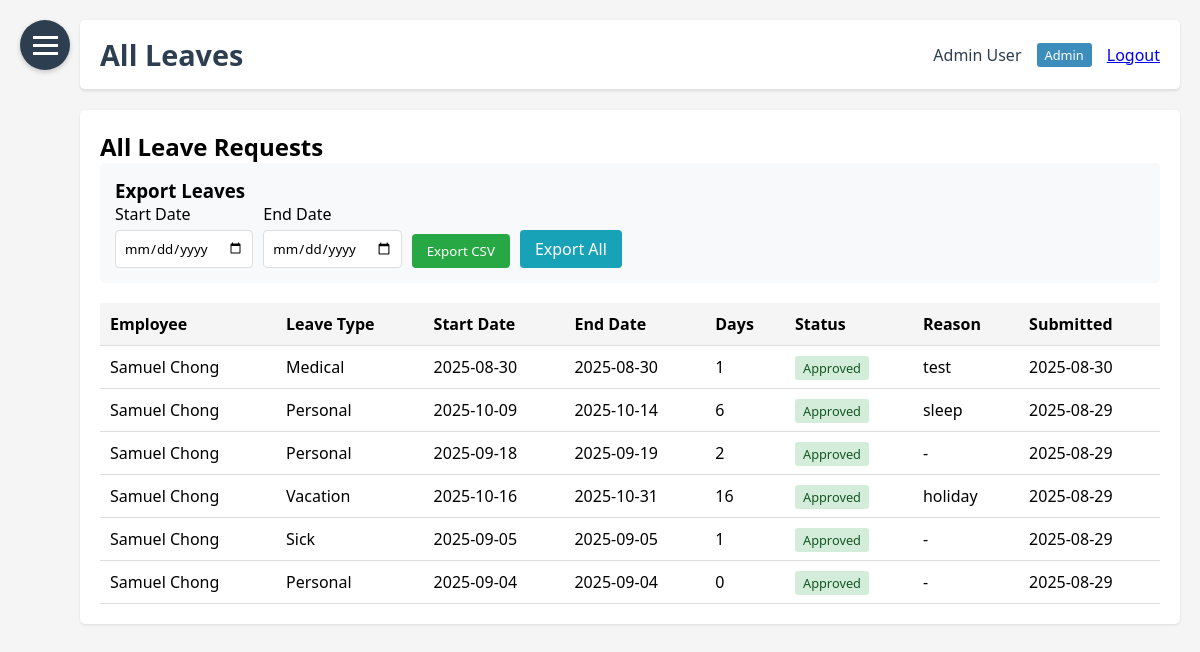
Page /all_leaves (signed in) on the earlier database version.
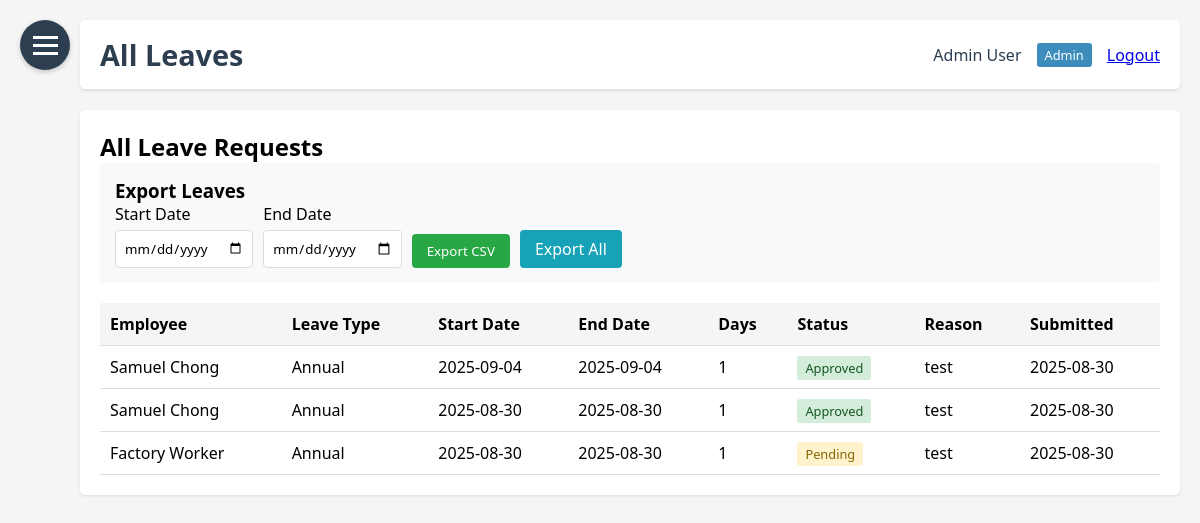
Same page on the later database version.
### HerculesSystem.py (models this page shows, shortened)
class Employee(UserMixin, db.Model):
    id = db.Column(db.Integer, primary_key=True)
    username = db.Column(db.String(80), unique=True, nullable=False)
    password = db.Column(db.String(120), nullable=False)
    full_name = db.Column(db.String(120), nullable=False)
    email = db.Column(db.String(120), unique=True, nullable=False)
    department = db.Column(db.String(80))
    position = db.Column(db.String(80))
    hire_date = db.Column(db.Date)
    is_admin = db.Column(db.Boolean, default=False)
    user_type = db.Column(db.String(20), default='employee')  # admin, supervisor, office, factory

class LeaveRequest(db.Model):
    id = db.Column(db.Integer, primary_key=True)
    employee_id = db.Column(db.Integer, db.ForeignKey('employee.id'), nullable=False)
    start_date = db.Column(db.Date, nullable=False)
    end_date = db.Column(db.Date, nullable=False)
    leave_type = db.Column(db.String(50), nullable=False)
    compassionate_type = db.Column(db.String(50))  # For compassionate leave sub-type
    reason = db.Column(db.Text)
    attachment_filename = db.Column(db.String(255))  # Store filename
    status = db.Column(db.String(20), default='pending')
    days_requested = db.Column(db.Integer, nullable=False)
    created_at = db.Column(db.DateTime, default=datetime.utcnow)
    approved_at = db.Column(db.DateTime)
    employee = db.relationship('Employee', backref=db.backref('leave_requests', lazy=True))

### HerculesSystem.py (the view)
@app.route('/all_leaves')
@login_required
def all_leaves():
    if current_user.user_type not in ['admin', 'supervisor']:
        flash('You do not have permission to view all leaves.', 'danger')
        return redirect(url_for('leaves'))
    all_requests = LeaveRequest.query.order_by(LeaveRequest.created_at.desc()).all()
    return render_template('all_leaves.html', all_requests=all_requests)

### HerculesSystem.py (called while the page is built)
@login_manager.user_loader
def load_user(user_id):
    return db.session.get(Employee, int(user_id))

@app.context_processor
def inject_now():
    return {'now': datetime.utcnow()}

@app.before_request
def before_request():
    if request.url.startswith('https://'):
        new_url = request.url.replace('https://', 'http://', 1)
        return redirect(new_url, code=301)

### templates/all_leaves.html (shortened to what this page needs)
{% extends "base.html" %}
{% block header %}All Leaves{% endblock %}
{% block content %}
<h2>All Leave Requests</h2>
<div style="background: #f8f9fa; padding: 15px; border-radius: 5px; margin-bottom: 20px;">
    <h3>Export Leaves</h3>
    <form method="GET" action="{{ url_for('export_leaves') }}">
        <div style="display: flex; gap: 10px; align-items: center; flex-wrap: wrap;">
            <div>
                <label for="start_date" style="display: block; margin-bottom: 5px;">Start Date</label>
                <input type="date" id="start_date" name="start_date" style="padding: 8px; border: 1px solid #ddd; border-radius: 4px;">
            </div>
            <div>
                <label for="end_date" style="display: block; margin-bottom: 5px;">End Date</label>
                <input type="date" id="end_date" name="end_date" style="padding: 8px; border: 1px solid #ddd; border-radius: 4px;">
            </div>
            <div style="align-self: end;">
                <button type="submit" style="background: #28a745; color: white; padding: 8px 15px; border: none; border-radius: 4px; cursor: pointer;">
                    Export CSV
                </button>
            </div>
            <div style="align-self: end;">
                <a href="{{ url_for('export_leaves') }}" style="background: #17a2b8; color: white; padding: 8px 15px; border: none; border-radius: 4px; text-decoration: none; display: inline-block;">
                    Export All
                </a>
            </div>
        </div>
    </form>
</div>
{% if all_requests %}
<table style="width: 100%; border-collapse: collapse; margin-top: 20px;">
    <thead>
        <tr style="background: #f5f5f5;">
            <th style="padding: 10px; text-align: left; border-bottom: 1px solid #ddd;">Employee</th>
            <th style="padding: 10px; text-align: left; border-bottom: 1px solid #ddd;">Leave Type</th>
            <th style="padding: 10px; text-align: left; border-bottom: 1px solid #ddd;">Start Date</th>
            <th style="padding: 10px; text-align: left; border-bottom: 1px solid #ddd;">End Date</th>
            <th style="padding: 10px; text-align: left; border-bottom: 1px solid #ddd;">Days</th>
            <th style="padding: 10px; text-align: left; border-bottom: 1px solid #ddd;">Status</th>
            <th style="padding: 10px; text-align: left; border-bottom: 1px solid #ddd;">Reason</th>
            <th style="padding: 10px; text-align: left; border-bottom: 1px solid #ddd;">Submitted</th>
        </tr>
    </thead>
    <tbody>
        {% for request in all_requests %}
        <tr>
            <td style="padding: 10px; border-bottom: 1px solid #ddd;">{{ request.employee.full_name }}</td>
            <td style="padding: 10px; border-bottom: 1px solid #ddd;">{{ request.leave_type|title }}</td>
            <td style="padding: 10px; border-bottom: 1px solid #ddd;">{{ request.start_date.strftime('%Y-%m-%d') }}</td>
            <td style="padding: 10px; border-bottom: 1px solid #ddd;">{{ request.end_date.strftime('%Y-%m-%d') }}</td>
            <td style="padding: 10px; border-bottom: 1px solid #ddd;">{{ request.days_requested }}</td>
            <td style="padding: 10px; border-bottom: 1px solid #ddd;">
                <span style="
                    padding: 3px 8px;
                    border-radius: 3px;
                    font-size: 0.8rem;
                    {% if request.status == 'approved' %}
                        background: #d4edda; color: #155724;
                    {% elif request.status == 'rejected' %}
                        background: #f8d7da; color: #721c24;
                    {% else %}
                        background: #fff3cd; color: #856404;
                    {% endif %}
                ">
                    {{ request.status|title }}
                </span>
            </td>
            <td style="padding: 10px; border-bottom: 1px solid #ddd;">{{ request.reason|truncate(30) }}</td>
            <td style="padding: 10px; border-bottom: 1px solid #ddd;">{{ request.created_at.strftime('%Y-%m-%d') }}</td>
        </tr>
        {% endfor %}
    </tbody>
</table>
{% else %}
<p>No leave requests found.</p>
{% endif %}
{% endblock %}

### templates/base.html (shortened to what this page needs)
<!DOCTYPE html>
<html lang="en">
<head>
</head>
<body>
    <div class="hamburger-menu" id="hamburgerMenu">
        <span></span>
    </div>
    <div class="main-content" id="mainContent">
        <div class="header">
            <h1>{% block header %}HR Nexus{% endblock %}</h1>
            <div class="user-info">
                {% if current_user.is_authenticated %}
                <span>{{ current_user.full_name }}</span>
                {% if current_user.is_admin %}
                <span style="background: #3c8dbc; color: white; padding: 3px 8px; border-radius: 3px; font-size: 0.8rem;">Admin</span>
                {% endif %}
                <a href="{{ url_for('logout') }}">Logout</a>
                {% else %}
                <a href="{{ url_for('login') }}">Login</a>
                {% endif %}
            </div>
        </div>
        <div class="content">
            {% block content %}{% endblock %}
        </div>
    </div>
</body>
</html>

### templates/base.html (style rules this page uses)
* { margin: 0; padding: 0; box-sizing: border-box; font-family: 'Segoe UI', Tahoma, Geneva, Verdana, sans-serif; }
body { display: flex; min-height: 100vh; background-color: #f5f5f5; }
.hamburger-menu { position: fixed; top: 20px; left: 20px; z-index: 1000; cursor: pointer; background: #2c3e50; border-radius: 50%; width: 50px; height: 50px; display: flex; align-items: center; justify-content: center; box-shadow: 0 2px 5px rgba(0,0,0,0.2); }
.hamburger-menu span { display: block; width: 25px; height: 3px; background: #fff; position: relative; transition: all 0.3s; }
.hamburger-menu span:before, .hamburger-menu span:after { content: ''; position: absolute; width: 25px; height: 3px; background: #fff; transition: all 0.3s; }
.hamburger-menu span:before { top: -8px; }
.hamburger-menu span:after { top: 8px; }
.main-content { flex: 1; padding: 20px; margin-left: 0; transition: margin-left 0.3s ease; padding-left: 80px; }
.header { background: #fff; padding: 15px 20px; border-bottom: 1px solid #e0e0e0; display: flex; justify-content: space-between; align-items: center; margin-bottom: 20px; border-radius: 5px; box-shadow: 0 1px 3px rgba(0,0,0,0.1); }
.header h1 { font-size: 1.8rem; color: #2c3e50; }
.user-info { display: flex; align-items: center; }
.user-info span { margin-right: 15px; color: #2c3e50; }
.content { background: #fff; padding: 20px; border-radius: 5px; box-shadow: 0 1px 3px rgba(0,0,0,0.1); }

Differences in the rows shown:
removed LeaveRequest: employee.full_name "Samuel Chong", leave_type "Medical", start_date "2025-08-30", end_date "2025-08-30", days_requested "1", status "Approved", reason "test", created_at "2025-08-30"
removed LeaveRequest: employee.full_name "Samuel Chong", leave_type "Personal", start_date "2025-10-09", end_date "2025-10-14", days_requested "6", status "Approved", reason "sleep", created_at "2025-08-29"
removed LeaveRequest: employee.full_name "Samuel Chong", leave_type "Personal", start_date "2025-09-18", end_date "2025-09-19", days_requested "2", status "Approved", reason "-", created_at "2025-08-29"
removed LeaveRequest: employee.full_name "Samuel Chong", leave_type "Personal", start_date "2025-09-04", end_date "2025-09-04", days_requested "0", status "Approved", reason "-", created_at "2025-08-29"
changed LeaveRequest (number 1 of 3 on the later page): leave_type "Vacation" → "Annual"; start_date "2025-10-16" → "2025-09-04"; end_date "2025-10-31" → "2025-09-04"; days_requested "16" → "1"; reason "holiday" → "test"; created_at "2025-08-29" → "2025-08-30"
changed LeaveRequest (number 2 of 3 on the later page): leave_type "Sick" → "Annual"; start_date "2025-09-05" → "2025-08-30"; end_date "2025-09-05" → "2025-08-30"; reason "-" → "test"; created_at "2025-08-29" → "2025-08-30"
added LeaveRequest: employee.full_name "Factory Worker", leave_type "Annual", start_date "2025-08-30", end_date "2025-08-30", days_requested "1", status "Pending", reason "test", created_at "2025-08-30"
